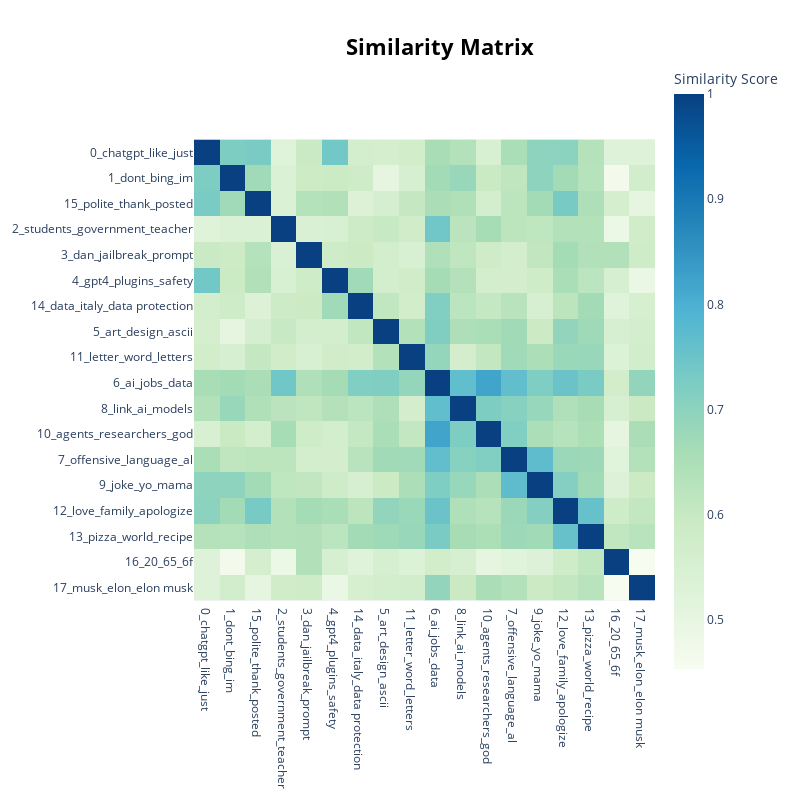

The code cell stored with this chart in its notebook:
### Code cell
#Plotting the similarity between topics through a heatmap
print('Heatmap based on similarity')
model.visualize_heatmap(n_clusters=10)

### Figure 1 — Plotly figure (JSON) as saved in the notebook; plotly's stock layout.template omitted (floating-point values rounded to 4 significant figures; data arrays with more than 128 entries replaced by an {"elided": "..."} marker saying what was removed)
{"data": [{"coloraxis": "coloraxis", "hovertemplate": "x: %{x}<br>y: %{y}<br>Similarity Score: %{z}<extra></extra>", "name": "0", "type": "heatmap", "x": ["0_chatgpt_like_just", "1_dont_bing_im", "15_polite_thank_posted", "2_students_government_teacher", "3_dan_jailbreak_prompt", "4_gpt4_plugins_safety", "14_data_italy_data protection", "5_art_design_ascii", "11_letter_word_letters", "6_ai_jobs_data", "8_link_ai_models", "10_agents_researchers_god", "7_offensive_language_al", "9_joke_yo_mama", "12_love_family_apologize", "13_pizza_world_recipe", "16_20_65_6f", "17_musk_elon_elon musk"], "xaxis": "x", "y": ["0_chatgpt_like_just", "1_dont_bing_im", "15_polite_thank_posted", "2_students_government_teacher", "3_dan_jailbreak_prompt", "4_gpt4_plugins_safety", "14_data_italy_data protection", "5_art_design_ascii", "11_letter_word_letters", "6_ai_jobs_data", "8_link_ai_models", "10_agents_researchers_god", "7_offensive_language_al", "9_joke_yo_mama", "12_love_family_apologize", "13_pizza_world_recipe", "16_20_65_6f", "17_musk_elon_elon musk"], "yaxis": "y", "z": {"elided": "18x18 float values"}}], "layout": {"coloraxis": {"colorbar": {"title": {"text": "Similarity Score"}}, "colorscale": [[0, "rgb(247,252,240)"], [0.125, "rgb(224,243,219)"], [0.25, "rgb(204,235,197)"], [0.375, "rgb(168,221,181)"], [0.5, "rgb(123,204,196)"], [0.625, "rgb(78,179,211)"], [0.75, "rgb(43,140,190)"], [0.875, "rgb(8,104,172)"], [1, "rgb(8,64,129)"]]}, "height": 800, "hoverlabel": {"bgcolor": "white", "font": {"family": "Rockwell", "size": 16}}, "legend": {"title": {"text": "Trend"}}, "margin": {"t": 60}, "showlegend": true, "title": {"font": {"color": "Black", "size": 22}, "text": "<b>Similarity Matrix</b>", "x": 0.55, "xanchor": "center", "y": 0.95, "yanchor": "top"}, "width": 800, "xaxis": {"anchor": "y", "constrain": "domain", "domain": [0, 1], "scaleanchor": "y"}, "yaxis": {"anchor": "x", "autorange": "reversed", "constrain": "domain", "domain": [0, 1]}}}
